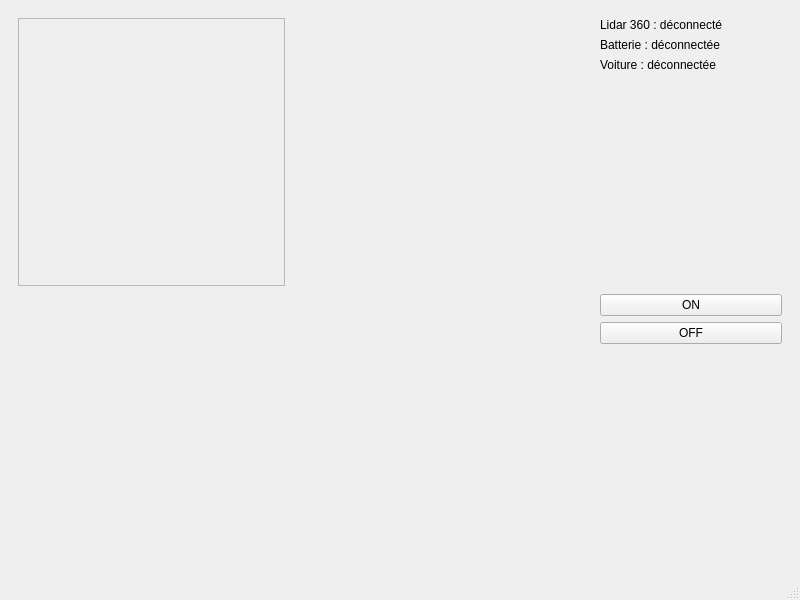
<?xml version="1.0" encoding="UTF-8"?>
<ui version="4.0">
 <class>MainWindow</class>
 <widget class="QMainWindow" name="MainWindow">
  <property name="geometry">
   <rect>
    <x>0</x>
    <y>0</y>
    <width>800</width>
    <height>600</height>
   </rect>
  </property>
  <property name="windowTitle">
   <string>Supervision</string>
  </property>
  <widget class="QWidget" name="centralwidget">
   <layout class="QHBoxLayout" name="horizontalLayout">
    <item>
     <widget class="QWidget" name="widget_3" native="true">
      <layout class="QVBoxLayout" name="verticalLayout_2">
       <item>
        <widget class="QFrame" name="batterie">
         <property name="frameShape">
          <enum>QFrame::StyledPanel</enum>
         </property>
         <property name="frameShadow">
          <enum>QFrame::Raised</enum>
         </property>
        </widget>
       </item>
       <item>
        <widget class="QWidget" name="voiture" native="true">
         <widget class="QWidget" name="widget_2" native="true">
          <property name="geometry">
           <rect>
            <x>0</x>
            <y>-40</y>
            <width>175</width>
            <height>538</height>
           </rect>
          </property>
         </widget>
        </widget>
       </item>
      </layout>
     </widget>
    </item>
    <item>
     <widget class="QWidget" name="Lidar" native="true"/>
    </item>
    <item>
     <widget class="QWidget" name="widget" native="true">
      <property name="minimumSize">
       <size>
        <width>0</width>
        <height>0</height>
       </size>
      </property>
      <property name="maximumSize">
       <size>
        <width>200</width>
        <height>16777215</height>
       </size>
      </property>
      <layout class="QVBoxLayout" name="verticalLayout">
       <item>
        <widget class="QLabel" name="labelLidar">
         <property name="text">
          <string>Lidar 360 : déconnecté</string>
         </property>
        </widget>
       </item>
       <item>
        <widget class="QLabel" name="labelBatterie">
         <property name="text">
          <string>Batterie : déconnectée</string>
         </property>
        </widget>
       </item>
       <item>
        <widget class="QLabel" name="labelVoiture">
         <property name="text">
          <string>Voiture : déconnectée</string>
         </property>
        </widget>
       </item>
       <item>
        <spacer name="verticalSpacer">
         <property name="orientation">
          <enum>Qt::Vertical</enum>
         </property>
         <property name="sizeHint" stdset="0">
          <size>
           <width>20</width>
           <height>40</height>
          </size>
         </property>
        </spacer>
       </item>
       <item>
        <widget class="QPushButton" name="bpOn">
         <property name="text">
          <string>ON</string>
         </property>
        </widget>
       </item>
       <item>
        <widget class="QPushButton" name="BpOff">
         <property name="maximumSize">
          <size>
           <width>16777215</width>
           <height>16777215</height>
          </size>
         </property>
         <property name="text">
          <string>OFF</string>
         </property>
        </widget>
       </item>
       <item>
        <spacer name="verticalSpacer_2">
         <property name="orientation">
          <enum>Qt::Vertical</enum>
         </property>
         <property name="sizeHint" stdset="0">
          <size>
           <width>20</width>
           <height>40</height>
          </size>
         </property>
        </spacer>
       </item>
      </layout>
     </widget>
    </item>
   </layout>
  </widget>
  <widget class="QMenuBar" name="menubar">
   <property name="geometry">
    <rect>
     <x>0</x>
     <y>0</y>
     <width>800</width>
     <height>22</height>
    </rect>
   </property>
  </widget>
  <widget class="QStatusBar" name="statusbar"/>
 </widget>
 <resources/>
 <connections/>
</ui>
